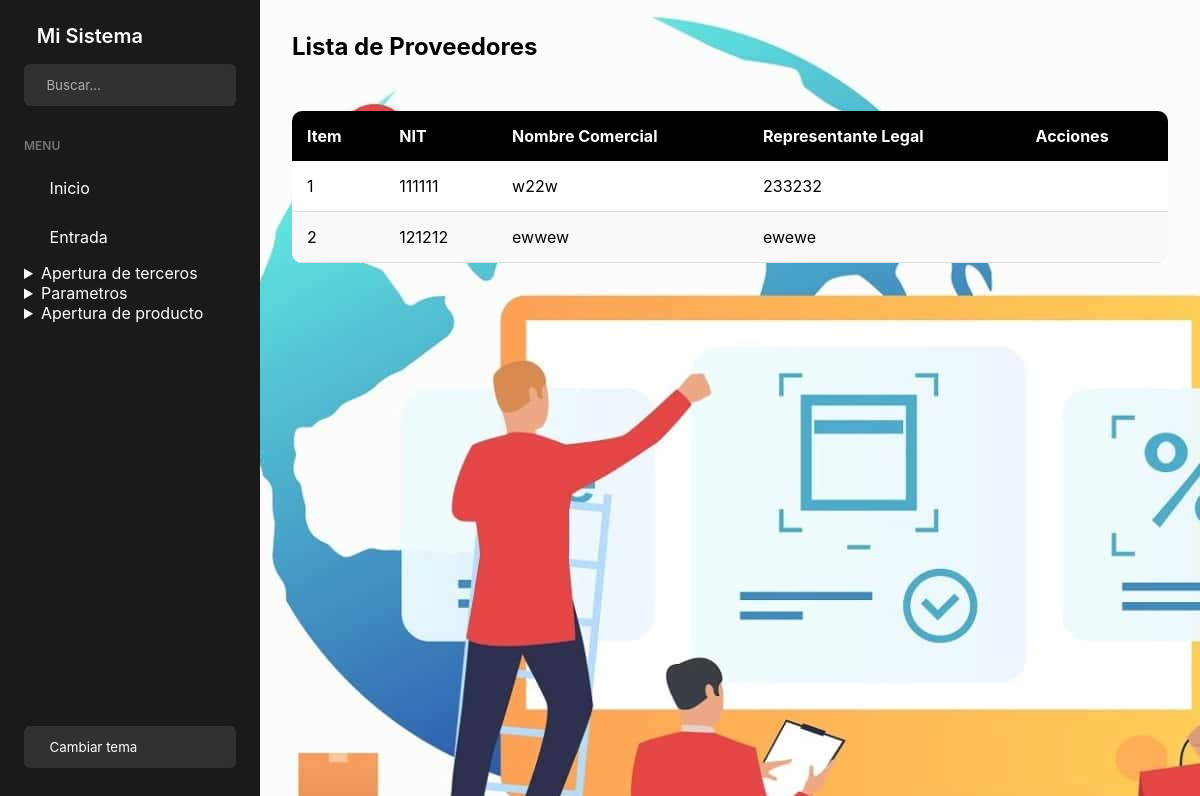
The app's page /lista_proveedores/ with its own data.
### app/models.py (models this page shows, shortened)
class Proveedor(models.Model):
    id_proveedor = models.CharField(
        max_length=10,
        unique=True,
        default='',
        blank=True,
        primary_key=True
    )
    nombre_comercial = models.CharField(max_length=100)
    representante_legal = models.CharField(max_length=100)
    nit = models.CharField(max_length=20, unique=True)
    direccion = models.CharField(max_length=150)
    telefono = models.CharField(max_length=15)
    correo_electronico = models.EmailField()

### app/views.py (the view)
# urls.py: path('lista_proveedores/', views.lista_proveedores, name='lista_proveedores'),
def lista_proveedores(request):
    proveedores = Proveedor.objects.values(
        'id_proveedor',
        'nombre_comercial',
        'representante_legal',
        'nit',
        'direccion',
        'telefono',
        'correo_electronico'
    )
    return render(request, 'Proveedor/Lista_proveedores.html', {'proveedores': proveedores})

### app/Templates/Proveedor/Lista_proveedores.html (shortened to what this page needs)
<!DOCTYPE html>
<html lang="es">
<head>
    {% extends 'Home/base.html' %}
    {% block content %}
</head>
<body>
    <h2>Lista de Proveedores</h2>
    <div class="table-container">
        <table>
            <thead>
                <tr>
                    <th>Item</th>
                    <th>NIT</th>
                    <th>Nombre Comercial</th>
                    <th>Representante Legal</th>
                    <th>Acciones</th>
                </tr>
            </thead>
            <tbody>
                {% for proveedor in proveedores %}
                <tr data-nombre-comercial="{{ proveedor.nombre_comercial }}"
                    data-representante-legal="{{ proveedor.representante_legal }}"
                    data-nit="{{ proveedor.nit }}"
                    data-direccion="{{ proveedor.direccion }}"
                    data-telefono="{{ proveedor.telefono }}"
                    data-correo-electronico="{{ proveedor.correo_electronico }}"
                    onclick="mostrarDetallesProveedor(this)">
                    <td>{{ forloop.counter }}</td>
                    <td>{{ proveedor.nit }}</td>
                    <td>{{ proveedor.nombre_comercial }}</td>
                    <td>{{ proveedor.representante_legal }}</td>
                    <td>
                    </td>
                </tr>
                {% empty %}
                <tr>
                    <td colspan="9">No hay proveedores registrados.</td>
                </tr>
                {% endfor %}
            </tbody>
        </table>
    </div>
    {% endblock %}

### app/static/css/base.css (style rules this page uses)
:root { --primary-color: #5dec6b; --sidebar-width: 260px; --sidebar-collapsed-width: 80px; --header-height: 60px; --sidebar-bg: #1a1a1a; --sidebar-color: #fff; --hover-bg: rgba(93, 236, 107, 0.1); }
* { margin: 0; padding: 0; box-sizing: border-box; font-family: 'Inter', sans-serif; }

### app/Templates/Proveedor/Lista_proveedores.html (style rules this page uses)
.table-container { margin: 50px auto; max-width: 100%; overflow-x: auto; }
table { width: 100%; border-collapse: collapse; background-color: #ffffff; border-radius: 10px; overflow: hidden; }
thead tr { background-color: black; color: #ffffff; text-align: left; }
thead th { padding: 15px; }
tbody tr { border-bottom: 1px solid #dddddd; }
tbody tr:nth-of-type(even) { background-color: #f9f9f9; }
tbody td { padding: 15px; }

### records on screen
Proveedor: nit "111111", nombre_comercial "w22w", representante_legal "233232"
Proveedor: nit "121212", nombre_comercial "ewwew", representante_legal "ewewe"
